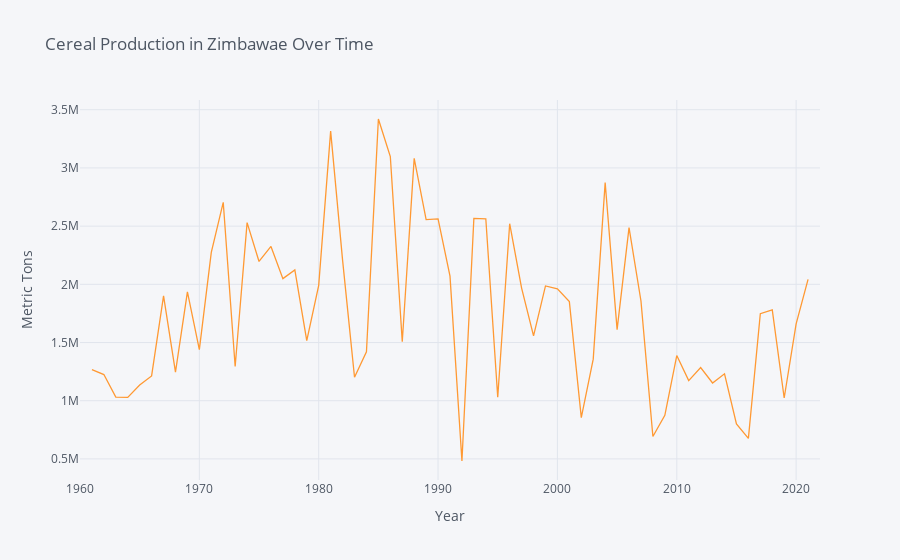

Notebook code for this chart:
### Code cell
vars= {"AG.PRD.CREL.MT": "Cereal production"}

use = ["ZWE"]

cereals = fix_date_index(wbdata.get_dataframe(vars, country=use))
cereals.iplot(xTitle="Year", yTitle="Metric Tons", title="Cereal Production in Zimbawae Over Time")

### Figure 1 — Plotly figure (JSON) as saved in the notebook; plotly's stock layout.template omitted (floating-point values rounded to 4 significant figures)
{"data": [{"line": {"color": "rgba(255, 153, 51, 1.0)", "dash": "solid", "shape": "linear", "width": 1.3}, "mode": "lines", "name": "Cereal production", "text": "", "type": "scatter", "x": [2022, 2021, 2020, 2019, 2018, 2017, 2016, 2015, 2014, 2013, 2012, 2011, 2010, 2009, 2008, 2007, 2006, 2005, 2004, 2003, 2002, 2001, 2000, 1999, 1998, 1997, 1996, 1995, 1994, 1993, 1992, 1991, 1990, 1989, 1988, 1987, 1986, 1985, 1984, 1983, 1982, 1981, 1980, 1979, 1978, 1977, 1976, 1975, 1974, 1973, 1972, 1971, 1970, 1969, 1968, 1967, 1966, 1965, 1964, 1963, 1962, 1961, 1960], "y": ["", 2043000.0, 1661000.0, 1023000.0, 1781000.0, 1748000.0, 676700.0, 800300.0, 1231000.0, 1153000.0, 1284000.0, 1172985, 1389000.0, 874100.0, 692800.0, 1857000.0, 2488000.0, 1611000.0, 2874000.0, 1357000.0, 855200.0, 1851000.0, 1962000.0, 1986000.0, 1557967, 1968000.0, 2521000.0, 1029453, 2563000.0, 2566994, 482169, 2069933, 2561741, 2555619, 3082449, 1507446, 3098137, 3420543, 1419828, 1201648, 2207545, 3316377, 1991554, 1516968, 2123843, 2049240, 2325709, 2196628, 2530387, 1294515, 2704654, 2273966, 1438894, 1934407, 1245153, 1901352, 1212978, 1134571, 1028799, 1030933, 1225137, 1266453, ""]}], "layout": {"autosize": true, "legend": {"bgcolor": "#F5F6F9", "font": {"color": "#4D5663"}}, "paper_bgcolor": "#F5F6F9", "plot_bgcolor": "#F5F6F9", "title": {"font": {"color": "#4D5663"}, "text": "Cereal Production in Zimbawae Over Time"}, "xaxis": {"autorange": true, "gridcolor": "#E1E5ED", "range": [1960, 2022], "showgrid": true, "tickfont": {"color": "#4D5663"}, "title": {"font": {"color": "#4D5663"}, "text": "Year"}, "type": "linear", "zerolinecolor": "#E1E5ED"}, "yaxis": {"autorange": true, "gridcolor": "#E1E5ED", "range": [318926, 3583786], "showgrid": true, "tickfont": {"color": "#4D5663"}, "title": {"font": {"color": "#4D5663"}, "text": "Metric Tons"}, "type": "linear", "zerolinecolor": "#E1E5ED"}}}
